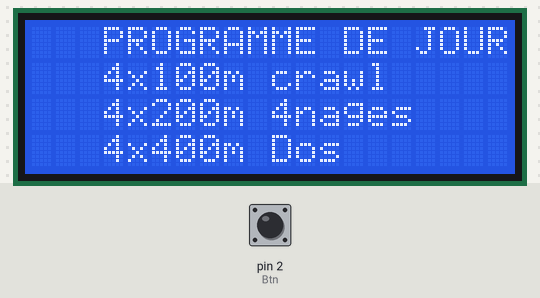
A sketch run on a simulated Arduino Uno, built with avr-gcc and run on an emulated ATmega328P. Shown: 20×4 character LCD. Inputs (shaded band) come from the test bench; at power-on: pin 2 (Btn) HIGH. What the sketch prints to the serial monitor is not drawn.

Above: at 1.3 s.
1.4 s: pin 2 (Btn) pulled LOW for 0.35 s
At 4.3 s:
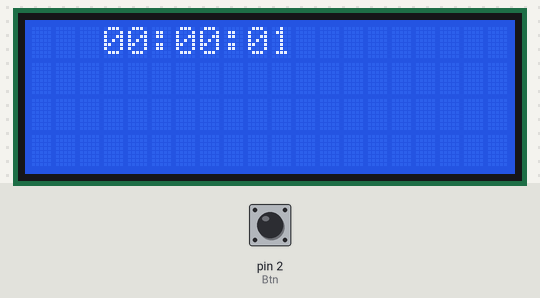
4.7 s: pin 2 (Btn) pulled LOW for 1 s
At 6.5 s:
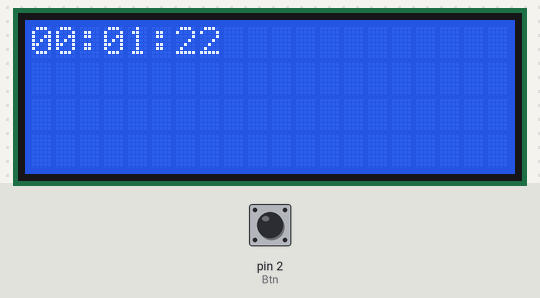
7.2 s: pin 2 (Btn) pulled LOW for 0.35 s
At 10.2 s:
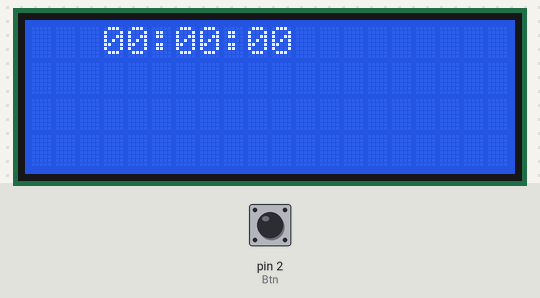
10.5 s: pin 2 (Btn) pulled LOW for 1 s
At 11.2 s:
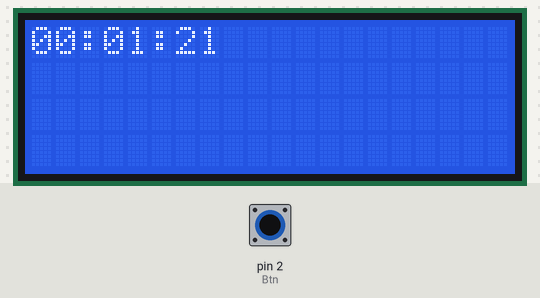
Timing chart, 0 to 13.5 s (numbered marks = the images above; inputs shaded):
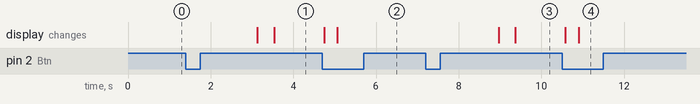

The sketch:

compteur.ino
```cpp
#include <Wire.h>
#include <LiquidCrystal_I2C.h>

// Set the LCD address to 0x27 for a 16 chars and 2 line display
LiquidCrystal_I2C lcd(0x27, 20, 4);
#define Btn 2
#define Led_R 7
#define Led_O 6
#define Led_G 5
#define Buzzer 4

#define Is_Stopped  0
#define Is_Counting 1

//#define Test;

unsigned long start = millis();
unsigned long compteur = 0;
unsigned long MS;
uint8_t Btn_Status_New = 0;
uint8_t Btn_Status_Old = 0;
uint8_t Counter_Status = 0;
uint8_t position_horloge = 4;

int Clock = 0 ;
int number = 0;
int Minutes = 0;
int Seconds = 0;
int Milliseconds=0;
unsigned long previousMillis = 0;
#ifdef Test
   long interval = 100;
#else
   long interval = 1000;
#endif

void setup() {
  // put your setup code here, to run once:
  Serial.begin(9600);
  lcd.init();
  lcd.clear();
  pinMode(Btn, INPUT_PULLUP);

  lcd.backlight();
  lcd.clear();
  lcd.setCursor(3, 0);
  lcd.print("PROGRAMME DE JOUR");
  lcd.setCursor(3, 1);
  lcd.print("4x100m crawl");
  lcd.setCursor(3, 2);
  lcd.print("4x200m 4nages");
  lcd.setCursor(3, 3);
  lcd.print("4x400m Dos");
  //delay(1500);
}


void loop() {
unsigned long currentMillis = millis();

  Btn_Status_New = !digitalRead(Btn);
  delay (300);
  if(Btn_Status_New && !Btn_Status_Old)
  {
    if(Counter_Status == Is_Stopped)
    {
      Counter_Status = Is_Counting;
      //Rajouter Animation de départ

        digitalWrite(Led_G,LOW);
      for ( int i = 0 ; i <= 1 ; i++ ) {

       digitalWrite(Led_R,HIGH);
       digitalWrite(Buzzer, HIGH);
        delay (300);
        digitalWrite(Led_R,LOW);
        digitalWrite(Buzzer, LOW);
        delay (300);


      }

      //fin animation de départ
      lcd.clear();
      start = millis();
      previousMillis = currentMillis;
      Serial.print("Fonction Millis() : ");
      Serial.println(MS);
      Serial.print("variable start : ");
      Serial.println(start);
      //Rajouter Animation de départ suite
       digitalWrite(Led_R,LOW);
      digitalWrite(Led_G,HIGH);
      digitalWrite(Buzzer, HIGH);
      delay(100);
      digitalWrite(Buzzer, LOW);


      //fin animation de départ

    }
    else //if(Counter_Status == Is_Counting)
    {
      lcd.clear();
      Counter_Status = Is_Stopped;
      MS = millis();
      Clock = (MS - start) / 1000;
      Minutes = Clock/60;
      Seconds = Clock % 60;
      Milliseconds = (MS - start) % 100;

      Serial.println("Temps final : ");
      Serial.print(Minutes);
      Serial.print(":");
      Serial.print(Seconds);
      Serial.print(":");
      Serial.println(Milliseconds);
      Serial.print("Fonction Millis() : ");
      Serial.println(MS);
      Serial.print("variable start : ");
      Serial.println(start);
      //position_horloge++;
      char timess[16]="";
      sprintf(timess,"%02d:%02d:%02d",Minutes,Seconds,Milliseconds);
       lcd.print(timess);
       }
  }

  if(Counter_Status == Is_Counting && currentMillis - previousMillis >= interval)
  {
      previousMillis = currentMillis;
      MS = millis();
      Clock = (MS - start) / 1000;
      Minutes = Clock/60;
      Seconds = Clock % 60;
      Milliseconds = (MS - start) % 100;
       char times[16]="";
      sprintf(times,"%02d:%02d:%02d",Minutes,Seconds,Milliseconds);
      lcd.setCursor(3, 0);
      lcd.print(times);

      Serial.println("Compteur : ");
      Serial.print(Minutes);
      Serial.print(":");
      Serial.print(Seconds);
      Serial.print(":");
      Serial.println(Milliseconds);
  }
  Btn_Status_Old = Btn_Status_New;
}

void UpdateDisplay()
{

}
```

Measured:
- after the input at 1.4 s, the display: first changes after 1.7 s (image 1 shows a later state)
- after the input at 7.2 s, the display: first changes after 1.8 s (image 3 shows a later state)
